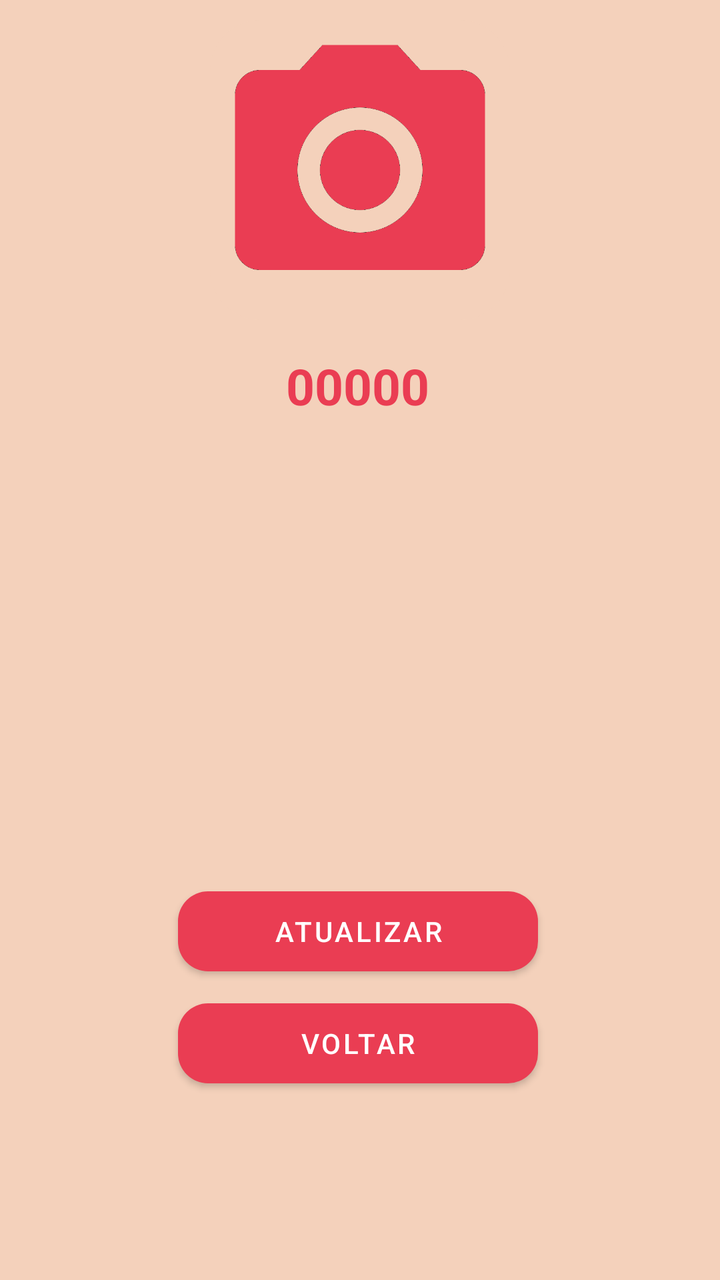
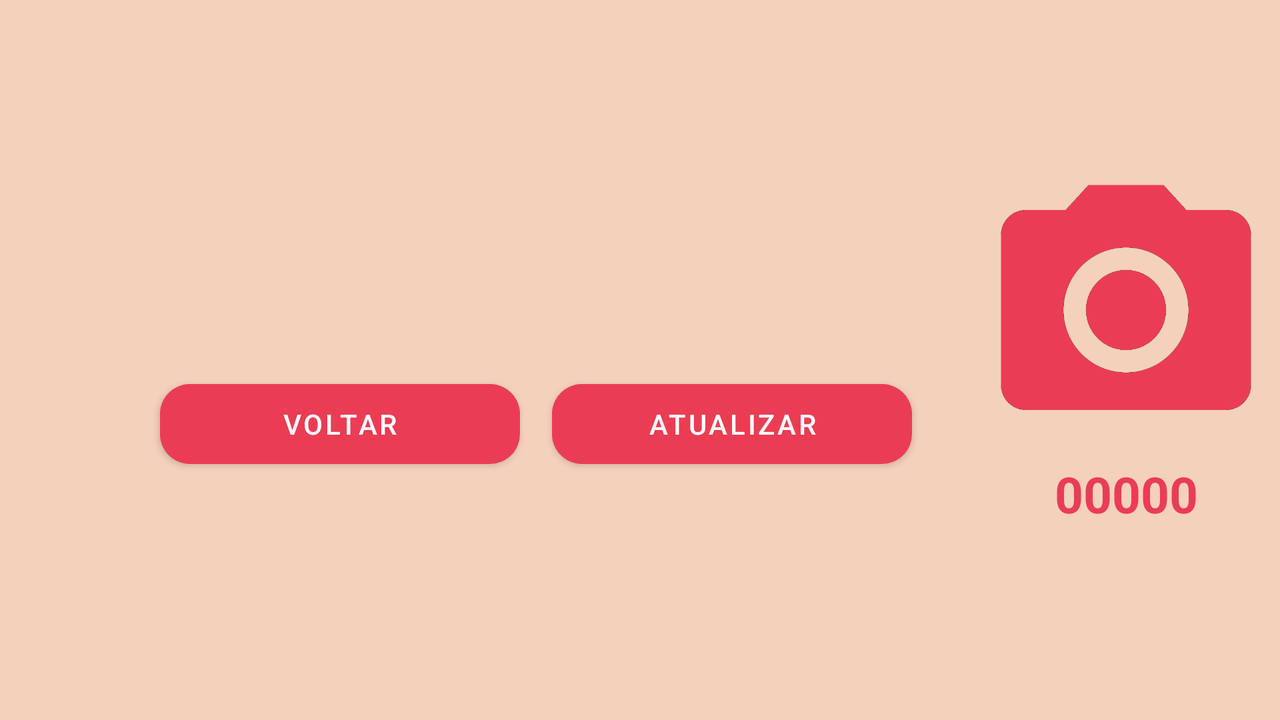

The same Android screen from two of the app's own layout files: first res/layout/ as a phone draws it, then the repository's variant for another configuration, drawn on a device whose configuration selects that folder. Both files follow.
<!-- AndroidManifest.xml: application theme Theme.EstoqueSDP -->
<!-- res/layout/activity_atualizacao_produto.xml -->
<?xml version="1.0" encoding="utf-8"?>
<androidx.constraintlayout.widget.ConstraintLayout xmlns:android="http://schemas.android.com/apk/res/android"
    xmlns:app="http://schemas.android.com/apk/res-auto"
    xmlns:tools="http://schemas.android.com/tools"
    android:layout_width="match_parent"
    android:layout_height="match_parent"
    android:background="#F4D1BB"
    tools:context=".ui.AtualizacaoProduto_Act">

    <Spinner
        android:id="@+id/spinnerAtualizarCategoria"
        android:layout_width="180dp"
        android:layout_height="40dp"
        android:layout_marginTop="12dp"
        android:background="@drawable/bg_input"
        android:gravity="center"
        android:textAlignment="center"
        app:layout_constraintEnd_toEndOf="@+id/textCodigo"
        app:layout_constraintStart_toStartOf="@+id/textCodigo"
        app:layout_constraintTop_toBottomOf="@+id/textCodigo" />

    <Spinner
        android:id="@+id/spinnerAtualizarPiso"
        android:layout_width="0dp"
        android:layout_height="40dp"
        android:layout_marginTop="16dp"
        android:background="@drawable/bg_input"
        android:gravity="center"
        app:layout_constraintEnd_toEndOf="@+id/spinnerAtualizarCategoria"
        app:layout_constraintHorizontal_bias="0.0"
        app:layout_constraintStart_toStartOf="@+id/spinnerAtualizarCategoria"
        app:layout_constraintTop_toBottomOf="@+id/spinnerAtualizarCategoria" />

    <Spinner
        android:id="@+id/spinnerAtualizarPuxada"
        android:layout_width="0dp"
        android:layout_height="40dp"
        android:layout_marginTop="16dp"
        android:background="@drawable/bg_input"
        android:gravity="center"
        app:layout_constraintEnd_toEndOf="@+id/spinnerAtualizarPiso"
        app:layout_constraintHorizontal_bias="0.0"
        app:layout_constraintStart_toStartOf="@+id/spinnerAtualizarPiso"
        app:layout_constraintTop_toBottomOf="@+id/spinnerAtualizarPiso" />

    <Spinner
        android:id="@+id/spinnerAtualizarPratileira"
        android:layout_width="0dp"
        android:layout_height="40dp"
        android:layout_marginTop="16dp"
        android:background="@drawable/bg_input"
        android:gravity="center"
        app:layout_constraintEnd_toEndOf="@+id/spinnerAtualizarPuxada"
        app:layout_constraintHorizontal_bias="0.0"
        app:layout_constraintStart_toStartOf="@+id/spinnerAtualizarPuxada"
        app:layout_constraintTop_toBottomOf="@+id/spinnerAtualizarPuxada" />

    <Button
        android:id="@+id/btnAtualizarProduto"
        android:layout_width="0dp"
        android:layout_height="40dp"
        android:layout_marginTop="16dp"
        android:background="@drawable/bg_button"
        android:text="atualizar"
        app:layout_constraintEnd_toEndOf="@+id/spinnerAtualizarPratileira"
        app:layout_constraintHorizontal_bias="0.0"
        app:layout_constraintStart_toStartOf="@+id/spinnerAtualizarPratileira"
        app:layout_constraintTop_toBottomOf="@+id/spinnerAtualizarPratileira" />

    <androidx.cardview.widget.CardView
        android:id="@+id/cardView"
        android:layout_width="150dp"
        android:layout_height="150dp"
        android:layout_marginTop="10dp"
        android:backgroundTint="#F4D1BB"
        app:cardCornerRadius="25dp"
        app:cardElevation="0dp"
        app:layout_constraintEnd_toEndOf="parent"
        app:layout_constraintStart_toStartOf="parent"
        app:layout_constraintTop_toTopOf="parent">

        <ImageView
            android:id="@+id/imageviewAtualizaCapturada"
            android:layout_width="match_parent"
            android:layout_height="match_parent"
            android:scaleType="centerCrop"

            android:src="@drawable/icon_camera" />

    </androidx.cardview.widget.CardView>

    <TextView
        android:id="@+id/textCodigo"
        android:layout_width="wrap_content"
        android:layout_height="wrap_content"
        android:layout_marginTop="16dp"
        android:text="00000"
        android:textColor="#EA3D53"
        android:textSize="25dp"
        android:textStyle="bold"
        app:layout_constraintEnd_toEndOf="@+id/cardView"
        app:layout_constraintHorizontal_bias="0.487"
        app:layout_constraintStart_toStartOf="@+id/cardView"
        app:layout_constraintTop_toBottomOf="@+id/cardView" />

    <Button
        android:id="@+id/btnVoltarAtt"
        android:layout_width="0dp"
        android:layout_height="40dp"
        android:layout_marginTop="16dp"
        android:background="@drawable/bg_button"
        android:text="Voltar"
        app:layout_constraintEnd_toEndOf="@+id/btnAtualizarProduto"
        app:layout_constraintStart_toStartOf="@+id/btnAtualizarProduto"
        app:layout_constraintTop_toBottomOf="@+id/btnAtualizarProduto" />

    <ProgressBar
        android:id="@+id/progressBaratt"
        style="?android:attr/progressBarStyle"
        android:layout_width="wrap_content"
        android:layout_height="wrap_content"
        android:layout_marginTop="40dp"
        android:indeterminateTint="#EA3D53"
        app:layout_constraintEnd_toEndOf="parent"
        app:layout_constraintHorizontal_bias="0.498"
        app:layout_constraintStart_toStartOf="parent"
        android:visibility="gone"
        app:layout_constraintTop_toBottomOf="@+id/spinnerAtualizarPratileira" />

</androidx.constraintlayout.widget.ConstraintLayout>
<!-- resources referenced by this layout -->
<resources>
  <!-- drawable bg_button (drawable) -->
  <?xml version="1.0" encoding="utf-8"?>
  <shape xmlns:android="http://schemas.android.com/apk/res/android">
      <solid android:color="#EA3D53"/>
      <corners android:radius="15dp"/>
  </shape>
  <!-- drawable icon_camera: png bitmap (drawable, 29453 bytes) -->
  <style name="Theme.EstoqueSDP" parent="Theme.MaterialComponents.DayNight.NoActionBar">
          
          <item name="colorPrimary">#EA3D53</item>
          <item name="colorPrimaryVariant">@color/black</item>
          <item name="colorOnPrimary">@color/white</item>
          
          <item name="colorSecondary">@color/teal_200</item>
          <item name="colorSecondaryVariant">@color/teal_700</item>
          <item name="colorOnSecondary">@color/black</item>
          
          <item name="android:statusBarColor" tools:targetApi="l">?attr/colorPrimaryVariant</item>
          
      </style>
</resources>
<!-- res/layout-land/activity_atualizacao_produto.xml (the repository's variant of the layout above) -->
<!-- drawn on the phone turned sideways -->
<?xml version="1.0" encoding="utf-8"?>
<androidx.constraintlayout.widget.ConstraintLayout xmlns:android="http://schemas.android.com/apk/res/android"
    xmlns:app="http://schemas.android.com/apk/res-auto"
    xmlns:tools="http://schemas.android.com/tools"
    android:layout_width="match_parent"
    android:layout_height="match_parent"
    android:background="#F4D1BB"
    tools:context=".ui.AtualizacaoProduto_Act">


    <Spinner
        android:id="@+id/spinnerAtualizarCategoria"
        android:layout_width="180dp"
        android:layout_height="40dp"
        android:layout_marginStart="80dp"
        android:layout_marginLeft="80dp"
        android:layout_marginTop="80dp"
        android:background="@drawable/bg_input"
        android:gravity="center"
        android:textAlignment="center"
        app:layout_constraintStart_toStartOf="parent"
        app:layout_constraintTop_toTopOf="parent" />

    <Spinner
        android:id="@+id/spinnerAtualizarPiso"
        android:layout_width="180dp"
        android:layout_height="40dp"
        android:layout_marginTop="16dp"
        android:background="@drawable/bg_input"
        android:gravity="center"
        app:layout_constraintEnd_toEndOf="@+id/spinnerAtualizarCategoria"
        app:layout_constraintHorizontal_bias="0.0"
        app:layout_constraintStart_toStartOf="@+id/spinnerAtualizarCategoria"
        app:layout_constraintTop_toBottomOf="@+id/spinnerAtualizarCategoria" />

    <Spinner
        android:id="@+id/spinnerAtualizarPuxada"
        android:layout_width="180dp"
        android:layout_height="40dp"
        android:layout_marginStart="16dp"
        android:layout_marginLeft="16dp"
        android:background="@drawable/bg_input"
        android:gravity="center"
        app:layout_constraintStart_toEndOf="@+id/spinnerAtualizarCategoria"
        app:layout_constraintTop_toTopOf="@+id/spinnerAtualizarCategoria" />

    <Spinner
        android:id="@+id/spinnerAtualizarPratileira"
        android:layout_width="180dp"
        android:layout_height="40dp"
        android:layout_marginTop="16dp"
        android:background="@drawable/bg_input"
        android:gravity="center"
        app:layout_constraintEnd_toEndOf="@+id/spinnerAtualizarPuxada"
        app:layout_constraintHorizontal_bias="0.0"
        app:layout_constraintStart_toStartOf="@+id/spinnerAtualizarPuxada"
        app:layout_constraintTop_toBottomOf="@+id/spinnerAtualizarPuxada" />

    <Button
        android:id="@+id/btnAtualizarProduto"
        android:layout_width="0dp"
        android:layout_height="40dp"
        android:layout_marginTop="16dp"
        android:background="@drawable/bg_button"
        android:text="atualizar"
        app:layout_constraintEnd_toEndOf="@+id/spinnerAtualizarPratileira"
        app:layout_constraintHorizontal_bias="0.0"
        app:layout_constraintStart_toStartOf="@+id/spinnerAtualizarPratileira"
        app:layout_constraintTop_toBottomOf="@+id/spinnerAtualizarPratileira" />

    <androidx.cardview.widget.CardView
        android:id="@+id/cardView"
        android:layout_width="150dp"
        android:layout_height="150dp"
        android:layout_marginStart="32dp"
        android:layout_marginLeft="32dp"
        android:backgroundTint="#F4D1BB"
        app:cardCornerRadius="25dp"
        app:cardElevation="0dp"
        app:layout_constraintStart_toEndOf="@+id/spinnerAtualizarPratileira"
        app:layout_constraintTop_toTopOf="@+id/spinnerAtualizarPuxada">

        <ImageView
            android:id="@+id/imageviewAtualizaCapturada"
            android:layout_width="match_parent"
            android:layout_height="match_parent"
            android:scaleType="centerCrop"

            android:src="@drawable/icon_camera" />

    </androidx.cardview.widget.CardView>

    <TextView
        android:id="@+id/textCodigo"
        android:layout_width="wrap_content"
        android:layout_height="wrap_content"
        android:text="00000"
        android:textColor="#EA3D53"
        android:textSize="25dp"
        android:textStyle="bold"
        app:layout_constraintEnd_toEndOf="@+id/cardView"
        app:layout_constraintStart_toStartOf="@+id/cardView"
        app:layout_constraintTop_toBottomOf="@+id/cardView" />

    <Button
        android:id="@+id/btnVoltarAtt"
        android:layout_width="0dp"
        android:layout_height="40dp"
        android:layout_marginTop="16dp"
        android:background="@drawable/bg_button"
        android:text="Voltar"
        app:layout_constraintEnd_toEndOf="@+id/spinnerAtualizarPiso"
        app:layout_constraintHorizontal_bias="0.0"
        app:layout_constraintStart_toStartOf="@+id/spinnerAtualizarPiso"
        app:layout_constraintTop_toBottomOf="@+id/spinnerAtualizarPiso" />

    <ProgressBar
        android:id="@+id/progressBaratt"
        style="?android:attr/progressBarStyle"
        android:layout_width="wrap_content"
        android:layout_height="wrap_content"
        android:layout_marginTop="16dp"
        android:visibility="gone"
        android:indeterminateTint="#EA3D53"
        app:layout_constraintEnd_toEndOf="@+id/spinnerAtualizarPratileira"
        app:layout_constraintStart_toStartOf="@+id/spinnerAtualizarPiso"
        app:layout_constraintTop_toBottomOf="@+id/spinnerAtualizarPratileira" />

</androidx.constraintlayout.widget.ConstraintLayout>
